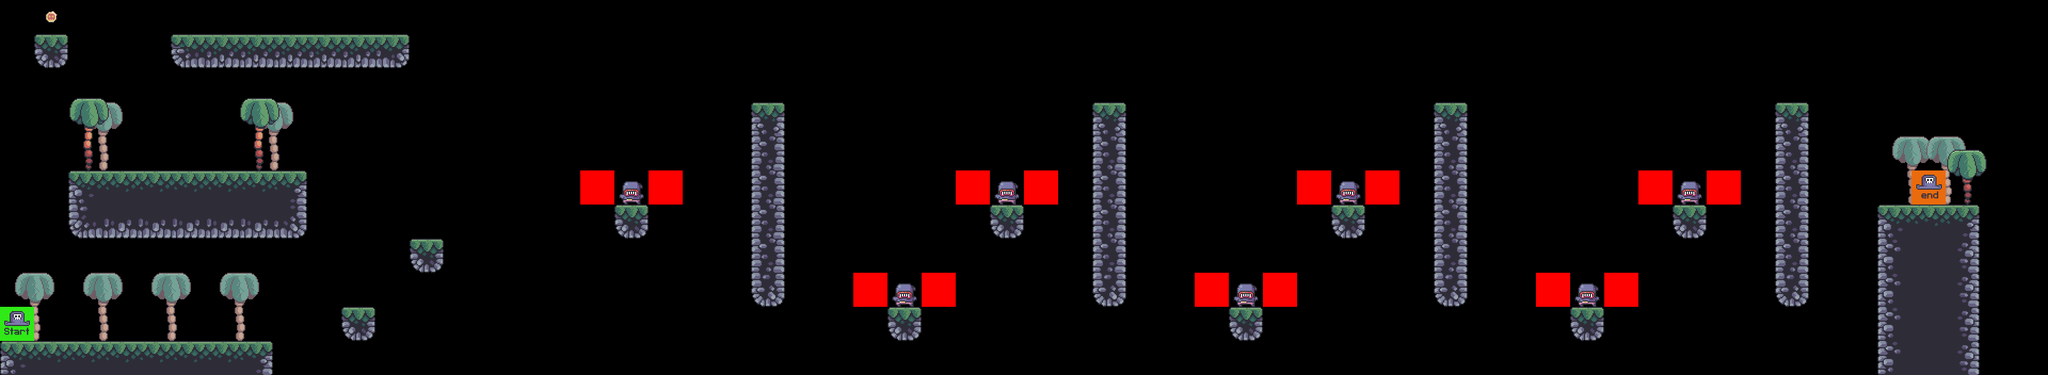

Below is a game level as drawn by its tile map, then a one-line description and the .tmx that defines it (tile-layer data replaced by summaries):
An orthogonal 60x11 tile map with 64x64 px tiles, 9 tile layers (bg_palms, terrain, grass, fg_palms, ...), 7 tilesets.

<map version="1.8" tiledversion="1.8.1" orientation="orthogonal" renderorder="right-down" width="60" height="11" tilewidth="64" tileheight="64" infinite="0" nextlayerid="11" nextobjectid="1">
 <editorsettings>
  <export target="../0/level_0.csv" format="csv" />
 </editorsettings>
 <tileset firstgid="1" source="../tilesets/terrain_tiles.tsx" />
 <tileset firstgid="17" source="../tilesets/coin_tiles.tsx" />
 <tileset firstgid="19" source="../tilesets/grass_tiles.tsx" />
 <tileset firstgid="24" source="../tilesets/palms.tsx" />
 <tileset firstgid="27" source="../tilesets/crate.tsx" />
 <tileset firstgid="28" source="../tilesets/player_tiles.tsx" />
 <tileset firstgid="30" source="../tilesets/enemy_tiles.tsx" />
 <layer id="5" name="bg_palms" width="60" height="11">
  <data>[660 cells, 8 non-empty, 1 distinct tile ids]</data>
 </layer>
 <layer id="1" name="terrain" width="60" height="11" opacity="0.9">
  <data>[660 cells, 78 non-empty, 16 distinct tile ids]</data>
 </layer>
 <layer id="3" name="grass" width="60" height="11">
  <data>[660 cells, 0 non-empty, 0 distinct tile ids]</data>
 </layer>
 <layer id="6" name="fg_palms" width="60" height="11">
  <data>[660 cells, 3 non-empty, 2 distinct tile ids]</data>
 </layer>
 <layer id="7" name="crates" width="60" height="11">
  <data>[660 cells, 1 non-empty, 1 distinct tile ids]</data>
 </layer>
 <layer id="2" name="coins" width="60" height="11">
  <data>[660 cells, 1 non-empty, 1 distinct tile ids]</data>
 </layer>
 <layer id="9" name="enemies" width="60" height="11">
  <data>[660 cells, 7 non-empty, 1 distinct tile ids]</data>
 </layer>
 <layer id="10" name="constraints" width="60" height="11">
  <data>[660 cells, 14 non-empty, 1 distinct tile ids]</data>
 </layer>
 <layer id="8" name="player" width="60" height="11">
  <data>[660 cells, 2 non-empty, 2 distinct tile ids]</data>
 </layer>
</map>
